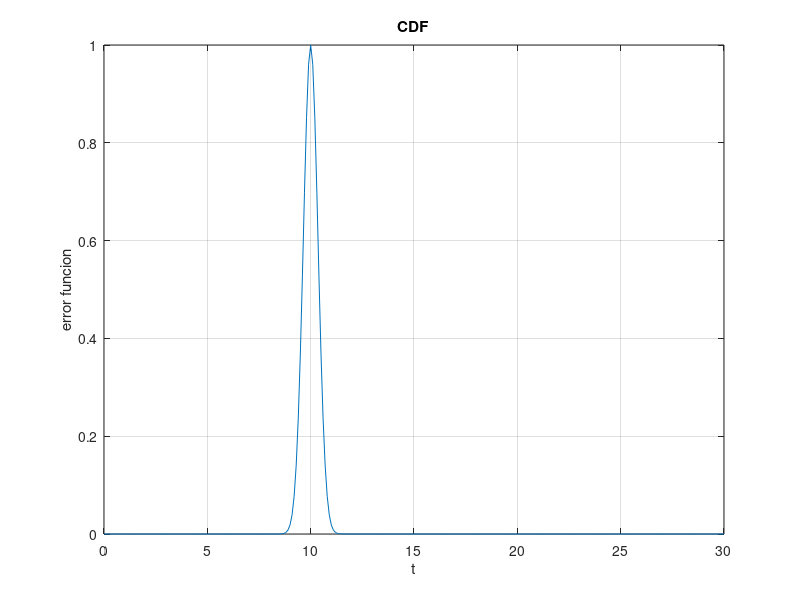
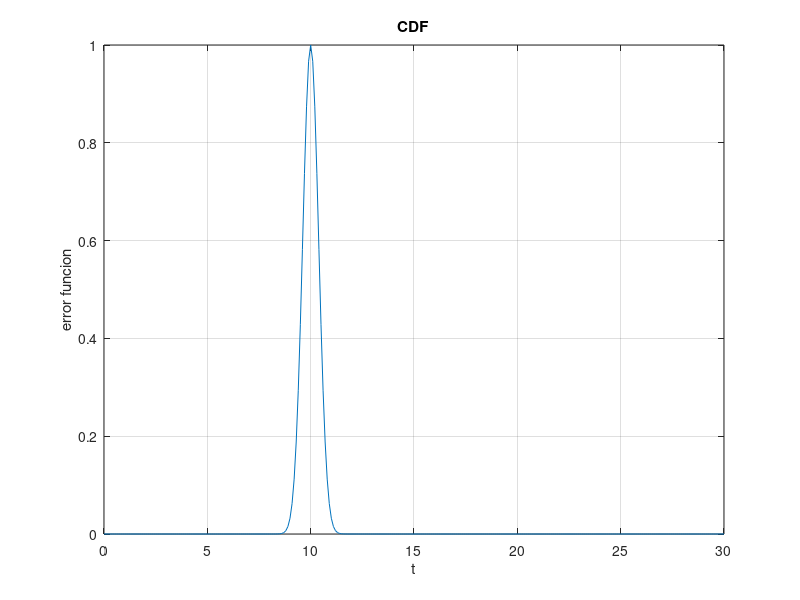

These figures' MATLAB source, in order:
close all;
clc;
clear all;
warning off;
format long g

t= 0:0.1:30
tao=.5
t0=10
t1=t0-tao/2
t2=t0+tao/2



for i=1:length(t)
    
    y1 =(1/2)*(erf(((t(i)-t1)/tao))-erf(((t(i)-t2)/tao)));
    y2 =(1/2)*(erf(((t0-t1)/tao))-erf(((t0-t2)/tao)));
    y(i)=y1/y2;
    
    r(i) =exp(-((t(i)-t0)/tao)^2);
    
end
figure (1)
plot(t,r)
grid on
title('CDF')
xlabel('t')
ylabel('error funcion')

figure (2)
plot(t,y)
grid on
title('CDF')
xlabel('t')
ylabel('error funcion')